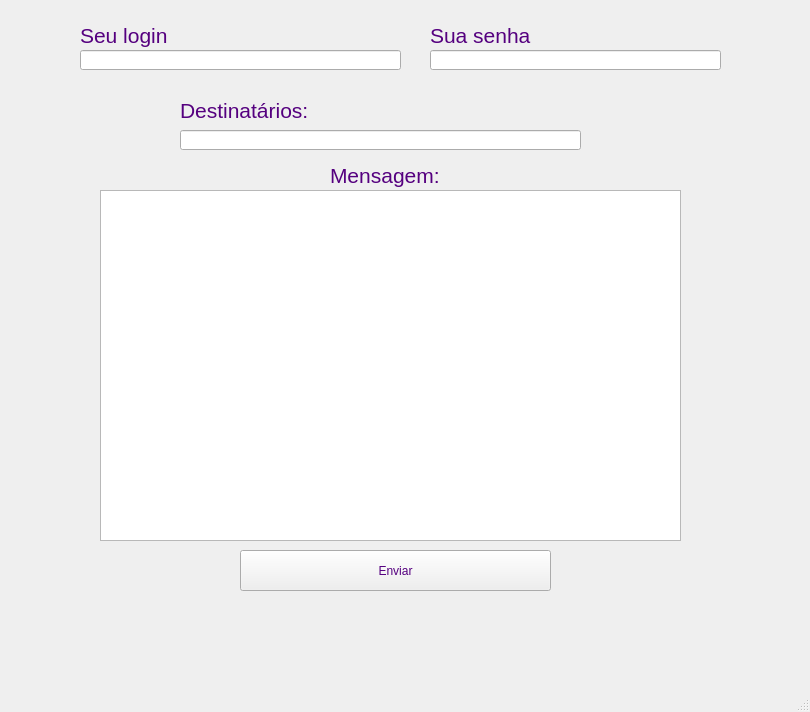
<?xml version="1.0" encoding="UTF-8"?>
<ui version="4.0">
 <class>MainWindow</class>
 <widget class="QMainWindow" name="MainWindow">
  <property name="windowModality">
   <enum>Qt::NonModal</enum>
  </property>
  <property name="enabled">
   <bool>true</bool>
  </property>
  <property name="geometry">
   <rect>
    <x>0</x>
    <y>0</y>
    <width>810</width>
    <height>712</height>
   </rect>
  </property>
  <property name="windowTitle">
   <string>Enviar email</string>
  </property>
  <property name="autoFillBackground">
   <bool>false</bool>
  </property>
  <widget class="QWidget" name="centralwidget">
   <widget class="QLabel" name="label">
    <property name="geometry">
     <rect>
      <x>180</x>
      <y>100</y>
      <width>131</width>
      <height>21</height>
     </rect>
    </property>
    <property name="font">
     <font>
      <pointsize>16</pointsize>
     </font>
    </property>
    <property name="styleSheet">
     <string notr="true">color:rgb(85, 0, 127)</string>
    </property>
    <property name="text">
     <string>Destinatários:</string>
    </property>
    <property name="textFormat">
     <enum>Qt::PlainText</enum>
    </property>
   </widget>
   <widget class="QLineEdit" name="lineEdit">
    <property name="geometry">
     <rect>
      <x>180</x>
      <y>130</y>
      <width>401</width>
      <height>20</height>
     </rect>
    </property>
   </widget>
   <widget class="QLabel" name="label_2">
    <property name="geometry">
     <rect>
      <x>330</x>
      <y>160</y>
      <width>121</width>
      <height>31</height>
     </rect>
    </property>
    <property name="font">
     <font>
      <pointsize>16</pointsize>
     </font>
    </property>
    <property name="styleSheet">
     <string notr="true">color:rgb(85, 0, 127)</string>
    </property>
    <property name="text">
     <string>Mensagem:</string>
    </property>
    <property name="textFormat">
     <enum>Qt::PlainText</enum>
    </property>
   </widget>
   <widget class="QPlainTextEdit" name="plainTextEdit">
    <property name="geometry">
     <rect>
      <x>100</x>
      <y>190</y>
      <width>581</width>
      <height>351</height>
     </rect>
    </property>
   </widget>
   <widget class="QPushButton" name="pushButton">
    <property name="geometry">
     <rect>
      <x>240</x>
      <y>550</y>
      <width>311</width>
      <height>41</height>
     </rect>
    </property>
    <property name="styleSheet">
     <string notr="true">color: rgb(85, 0, 127)</string>
    </property>
    <property name="text">
     <string>Enviar</string>
    </property>
   </widget>
   <widget class="QLineEdit" name="lineEdit_2">
    <property name="geometry">
     <rect>
      <x>80</x>
      <y>50</y>
      <width>321</width>
      <height>20</height>
     </rect>
    </property>
   </widget>
   <widget class="QLineEdit" name="lineEdit_3">
    <property name="geometry">
     <rect>
      <x>430</x>
      <y>50</y>
      <width>291</width>
      <height>20</height>
     </rect>
    </property>
   </widget>
   <widget class="QLabel" name="label_3">
    <property name="geometry">
     <rect>
      <x>80</x>
      <y>20</y>
      <width>131</width>
      <height>31</height>
     </rect>
    </property>
    <property name="font">
     <font>
      <pointsize>16</pointsize>
     </font>
    </property>
    <property name="styleSheet">
     <string notr="true">color:rgb(85, 0, 127)</string>
    </property>
    <property name="text">
     <string>Seu login</string>
    </property>
    <property name="textFormat">
     <enum>Qt::PlainText</enum>
    </property>
   </widget>
   <widget class="QLabel" name="label_4">
    <property name="geometry">
     <rect>
      <x>430</x>
      <y>20</y>
      <width>131</width>
      <height>31</height>
     </rect>
    </property>
    <property name="font">
     <font>
      <pointsize>16</pointsize>
     </font>
    </property>
    <property name="styleSheet">
     <string notr="true">color:rgb(85, 0, 127)</string>
    </property>
    <property name="text">
     <string>Sua senha</string>
    </property>
    <property name="textFormat">
     <enum>Qt::PlainText</enum>
    </property>
   </widget>
  </widget>
  <widget class="QMenuBar" name="menubar">
   <property name="geometry">
    <rect>
     <x>0</x>
     <y>0</y>
     <width>810</width>
     <height>21</height>
    </rect>
   </property>
  </widget>
  <widget class="QStatusBar" name="statusbar"/>
 </widget>
 <resources/>
 <connections/>
</ui>
